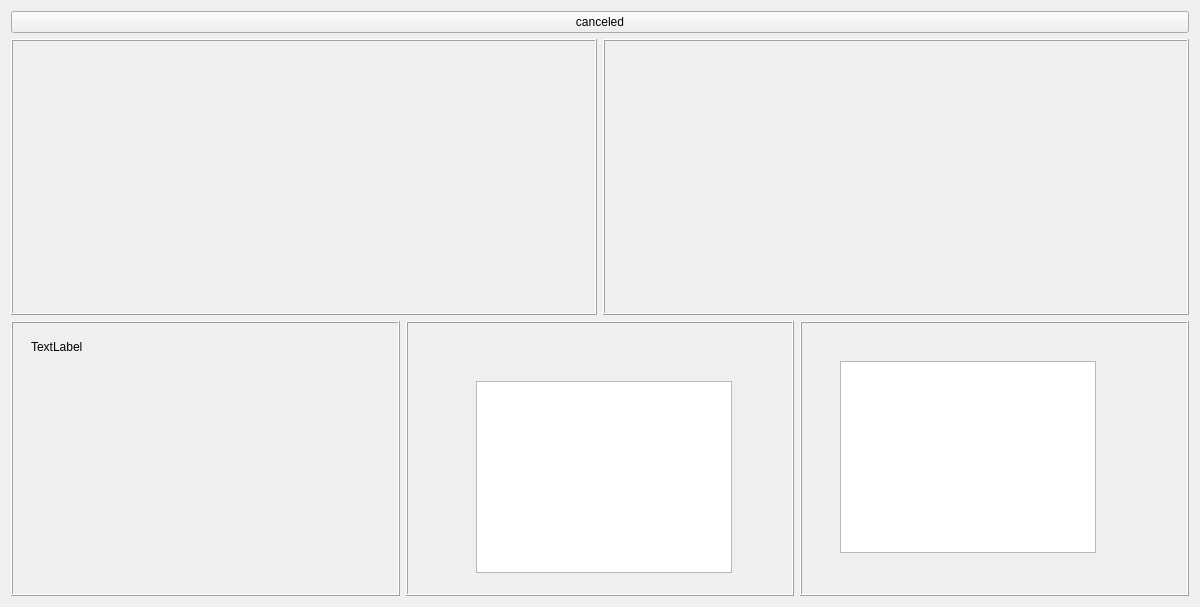
<?xml version="1.0" encoding="UTF-8"?>
<ui version="4.0">
 <class>MonitorWindow</class>
 <widget class="QWidget" name="MonitorWindow">
  <property name="geometry">
   <rect>
    <x>0</x>
    <y>0</y>
    <width>1200</width>
    <height>607</height>
   </rect>
  </property>
  <property name="windowTitle">
   <string>Form</string>
  </property>
  <layout class="QVBoxLayout" name="verticalLayout">
   <item>
    <widget class="QPushButton" name="pushButton">
     <property name="sizePolicy">
      <sizepolicy hsizetype="Preferred" vsizetype="Fixed">
       <horstretch>0</horstretch>
       <verstretch>0</verstretch>
      </sizepolicy>
     </property>
     <property name="text">
      <string>canceled</string>
     </property>
    </widget>
   </item>
   <item>
    <layout class="QHBoxLayout" name="horizontalLayout">
     <item>
      <widget class="QFrame" name="frame_general_cpu">
       <property name="styleSheet">
        <string notr="true"/>
       </property>
       <property name="frameShape">
        <enum>QFrame::Box</enum>
       </property>
       <property name="frameShadow">
        <enum>QFrame::Raised</enum>
       </property>
      </widget>
     </item>
     <item>
      <widget class="QFrame" name="frame_cores_cpu">
       <property name="frameShape">
        <enum>QFrame::Box</enum>
       </property>
       <property name="frameShadow">
        <enum>QFrame::Raised</enum>
       </property>
      </widget>
     </item>
    </layout>
   </item>
   <item>
    <layout class="QHBoxLayout" name="horizontalLayout_2">
     <item>
      <widget class="QFrame" name="frame_top_processes">
       <property name="frameShape">
        <enum>QFrame::Box</enum>
       </property>
       <property name="frameShadow">
        <enum>QFrame::Raised</enum>
       </property>
       <widget class="QLabel" name="label">
        <property name="geometry">
         <rect>
          <x>20</x>
          <y>20</y>
          <width>54</width>
          <height>12</height>
         </rect>
        </property>
        <property name="text">
         <string>TextLabel</string>
        </property>
       </widget>
      </widget>
     </item>
     <item>
      <widget class="QFrame" name="frame_ramUsage">
       <property name="frameShape">
        <enum>QFrame::Box</enum>
       </property>
       <property name="frameShadow">
        <enum>QFrame::Raised</enum>
       </property>
       <widget class="QTreeView" name="treeView_2">
        <property name="geometry">
         <rect>
          <x>70</x>
          <y>60</y>
          <width>256</width>
          <height>192</height>
         </rect>
        </property>
       </widget>
      </widget>
     </item>
     <item>
      <widget class="QFrame" name="frame_diskUsage">
       <property name="frameShape">
        <enum>QFrame::Box</enum>
       </property>
       <property name="frameShadow">
        <enum>QFrame::Raised</enum>
       </property>
       <widget class="QTreeView" name="treeView_3">
        <property name="geometry">
         <rect>
          <x>40</x>
          <y>40</y>
          <width>256</width>
          <height>192</height>
         </rect>
        </property>
       </widget>
      </widget>
     </item>
    </layout>
   </item>
  </layout>
 </widget>
 <resources/>
 <connections/>
</ui>
